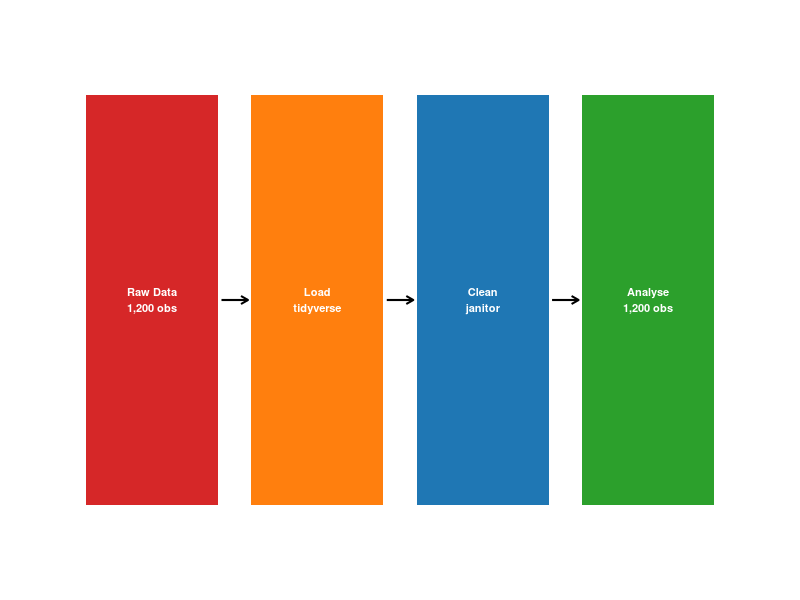

R code for this plot:
## ---- chunk 1
#| label: setup-m2
#| include: false
#| message: false
library(tidyverse)
library(knitr)
library(kableExtra)
student_data_clean <- read_csv("data/processed/student_data_clean.csv",
                               show_col_types = FALSE)
## ---- chunk 2
#| label: tbl-summary
#| echo: false
#| message: false
#| tbl-cap: "Sample characteristics of university students in the analysis (n = 1,200)."
student_data_clean |>
  summarise(
    `Study Hours (M)` = round(mean(hours_studied_per_week, na.rm = TRUE), 1),
    `GPA (M)`         = round(mean(gpa,          na.rm = TRUE), 2),
    `Stress (M)`      = round(mean(stress_level,  na.rm = TRUE), 1),
    `Anxiety (M)`     = round(mean(anxiety_score, na.rm = TRUE), 1),
    `Sleep (M)`       = round(mean(sleep_quality, na.rm = TRUE), 1),
    `N`               = n()
  ) |>
  kable(booktabs = TRUE) |>
  kable_styling(latex_options = c("striped", "hold_position"))
## ---- chunk 3
#| label: fig-pipeline
#| echo: false
#| message: false
#| fig-cap: "Data processing pipeline: steps from raw survey data to the cleaned analytic sample."
#| fig-width: 5.5
#| fig-height: 2.2
library(ggplot2)
steps <- data.frame(
  x     = 1:4,
  label = c("Raw Data\n1,200 obs", "Load\ntidyverse",
            "Clean\njanitor",     "Analyse\n1,200 obs"),
  fill  = c("#d62728", "#ff7f0e", "#1f77b4", "#2ca02c"),
  stringsAsFactors = FALSE
)
arrows_df <- data.frame(
  x = c(1.42, 2.42, 3.42), xend = c(1.58, 2.58, 3.58),
  y = 1, yend = 1
)
ggplot(steps, aes(x = x, y = 1)) +
  geom_tile(aes(fill = fill), width = 0.8, height = 0.6,
            show.legend = FALSE) +
  scale_fill_identity() +
  geom_text(aes(label = label), color = "white",
            size = 2.8, fontface = "bold") +
  geom_segment(data = arrows_df,
               aes(x = x, xend = xend, y = y, yend = yend),
               arrow = arrow(length = unit(0.08, "inches")),
               linewidth = 0.7) +
  xlim(0.3, 4.7) + ylim(0.6, 1.4) +
  theme_void()
